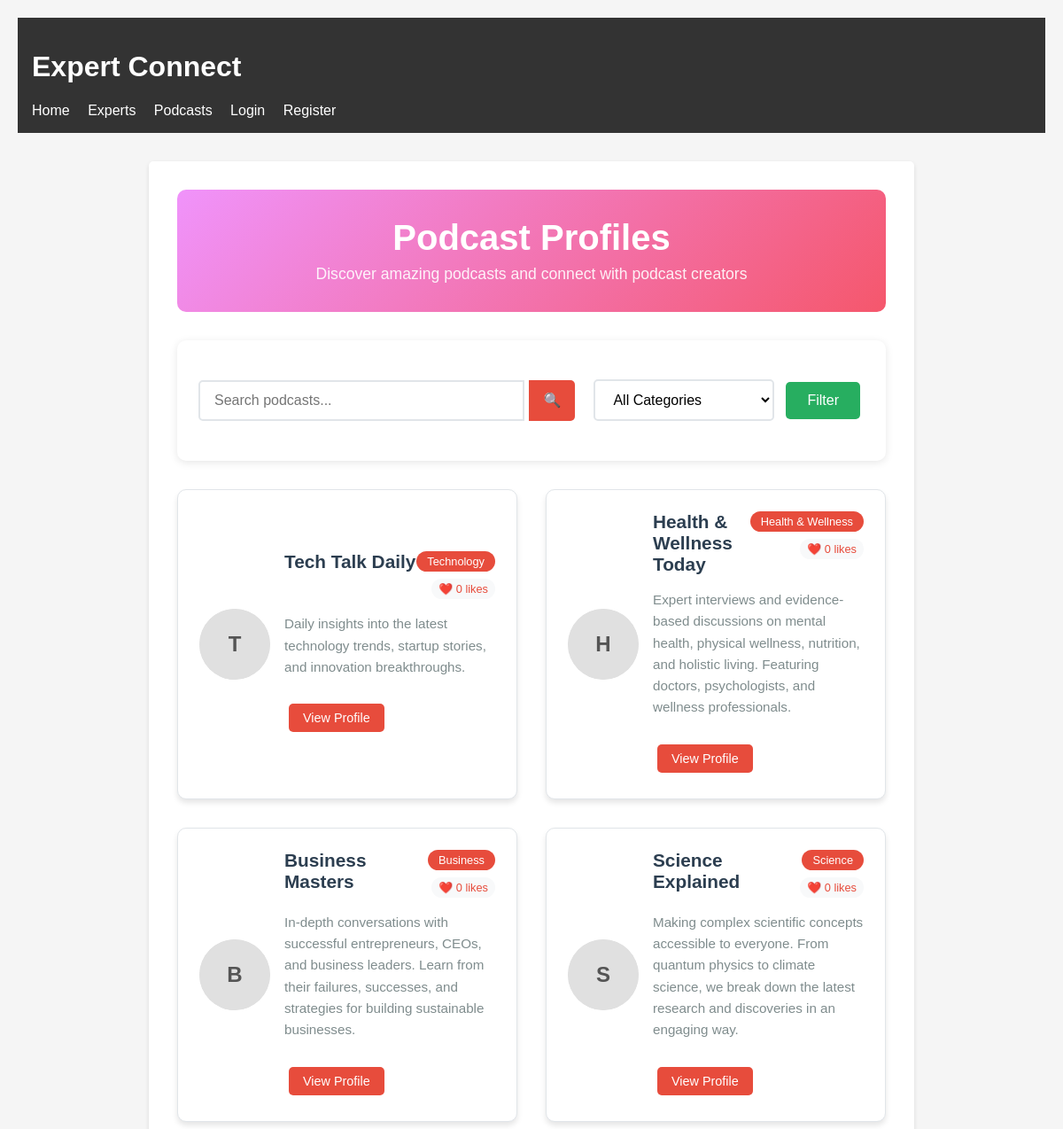
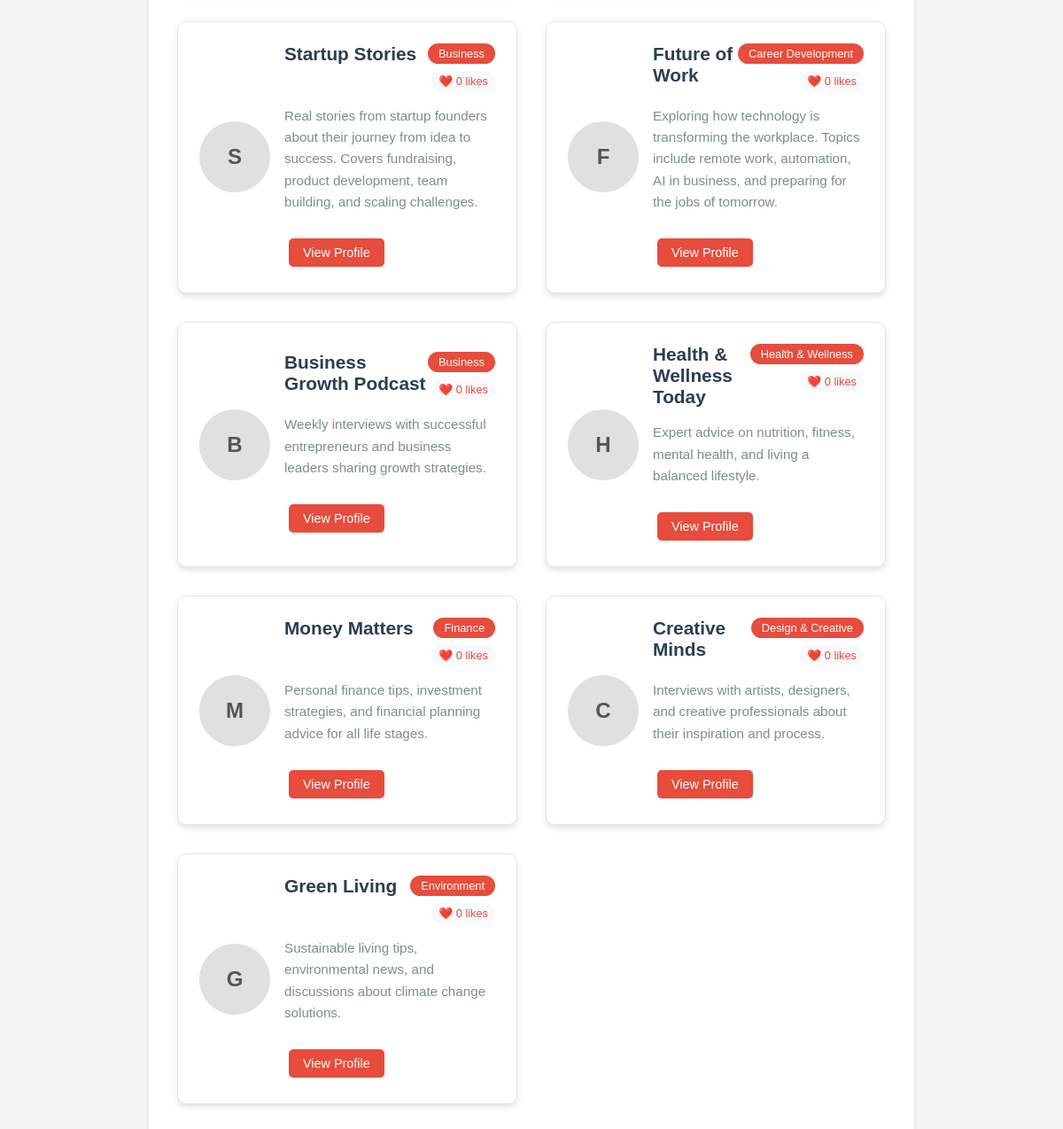
/podcasts/, run on the app's committed database (2 pictures, top to bottom).
### expert_connect/core/models.py (models this page shows, shortened)
class PodcastProfile(models.Model):
    CATEGORY_CHOICES = [
        ('technology', 'Technology'),
        ('business', 'Business'),
        ('health', 'Health & Wellness'),
        ('education', 'Education'),
        ('finance', 'Finance'),
        ('marketing', 'Marketing'),
        ('design', 'Design & Creative'),
        ('science', 'Science'),
        ('environment', 'Environment'),
        ('psychology', 'Psychology'),
        ('legal', 'Legal'),
        ('real_estate', 'Real Estate'),
        ('fitness', 'Fitness & Sports'),
        ('cooking', 'Cooking & Food'),
        ('travel', 'Travel'),
        ('fashion', 'Fashion & Beauty'),
        ('music', 'Music & Arts'),
        ('parenting', 'Parenting'),
        ('career', 'Career Development'),
        ('spirituality', 'Spirituality'),
    ]
    user = models.OneToOneField(User, on_delete=models.CASCADE, primary_key=True)
    name = models.CharField(max_length=255)
    description = models.TextField()
    image = models.ImageField(upload_to='podcast_images/', null=True, blank=True, help_text="Upload your podcast cover image")
    category = models.CharField(max_length=20, choices=CATEGORY_CHOICES, default='technology')
    featured = models.BooleanField(default=False)

### expert_connect/core/views.py (the view)
# urls.py: path("podcasts/", views.podcasts_list, name="podcasts_list"),
def podcasts_list(request):
    podcasts = PodcastProfile.objects.all()
    category = request.GET.get('category', '')
    search_query = request.GET.get('search', '')
    if category:
        podcasts = podcasts.filter(category=category)
    if search_query:
        podcasts = podcasts.filter(
            Q(name__icontains=search_query) |
            Q(description__icontains=search_query)
        )
    content_type = ContentType.objects.get_for_model(PodcastProfile)
    for podcast in podcasts:
        podcast.likes_count = Like.objects.filter(content_type=content_type, object_id=podcast.pk).count()
    categories = PodcastProfile.CATEGORY_CHOICES
    context = {
        "podcasts": podcasts,
        "categories": categories,
        "selected_category": category,
        "search_query": search_query,
    }
    return render(request, "podcasts_list.html", context)

### expert_connect/templates/podcasts_list.html (shortened to what this page needs)
{% extends "base.html" %}
{% block content %}
<div class="podcasts-header">
    <h1>Podcast Profiles</h1>
    <p>Discover amazing podcasts and connect with podcast creators</p>
</div>
<div class="search-filter-section">
    <form method="get" class="search-form">
        <div class="search-input-group">
            <input type="text" name="search" placeholder="Search podcasts..." value="{{ search_query }}" class="search-input">
            <button type="submit" class="search-btn">🔍</button>
        </div>
        <div class="filter-group">
            <select name="category" class="category-select">
                <option value="">All Categories</option>
            </select>
            <button type="submit" class="filter-btn">Filter</button>
        </div>
    </form>
</div>
<div class="podcasts-grid">
    {% for podcast in podcasts %}
    <div class="podcast-card">
        <div class="podcast-image">
            {% if podcast.image %}
                <img src="{{ podcast.image.url }}" alt="{{ podcast.name }}" class="profile-img">
            {% else %}
                <div class="profile-placeholder">
                    <span>{{ podcast.name|first|upper }}</span>
                </div>
            {% endif %}
        </div>
        <div class="podcast-info">
            <div class="podcast-header">
                <h3><a href="{% url 'profile_detail' podcast.user.id %}">{{ podcast.name }}</a></h3>
                <div class="podcast-stats">
                    <span class="category-badge">{{ podcast.get_category_display }}</span>
                    <span class="likes-count">❤️ {{ podcast.likes_count }} likes</span>
                </div>
            </div>
            <p class="podcast-description">{{ podcast.description|truncatewords:30 }}</p>
            <div class="podcast-actions">
                <a href="{% url 'profile_detail' podcast.user.id %}" class="btn btn-primary">View Profile</a>
            </div>
        </div>
    </div>
    {% endfor %}
</div>
{% endblock %}

### expert_connect/templates/base.html (style rules this page uses)
body { font-family: Arial, sans-serif; margin: 0; padding: 20px; background-color: #f5f5f5; }
button, .btn { background-color: #007bff; color: white; border: none; padding: 10px 20px; margin: 5px; border-radius: 3px; cursor: pointer; text-decoration: none; display: inline-block; }
.btn-primary { background-color: #28a745; }
form { margin: 1rem 0; }
input, textarea { width: 100%; padding: 8px; margin: 5px 0; border: 1px solid #ddd; border-radius: 3px; }

### expert_connect/templates/podcasts_list.html (style rules this page uses)
.podcasts-header { text-align: center; margin-bottom: 2rem; padding: 2rem 0; background: linear-gradient(135deg, #f093fb 0%, #f5576c 100%); color: white; border-radius: 10px; }
.podcasts-header h1 { margin: 0 0 0.5rem 0; font-size: 2.5rem; }
.podcasts-header p { margin: 0; font-size: 1.1rem; opacity: 0.9; }
.search-filter-section { background: white; padding: 1.5rem; border-radius: 10px; box-shadow: 0 2px 10px rgba(0, 0, 0, 0.1); margin-bottom: 2rem; }
.search-form { display: flex; gap: 1rem; align-items: center; flex-wrap: wrap; }
.search-input-group { display: flex; flex: 1; min-width: 250px; }
.search-input { flex: 1; padding: 0.75rem 1rem; border: 2px solid #e1e5e9; border-radius: 5px 0 0 5px; font-size: 1rem; outline: none; transition: border-color 0.2s ease; }
.search-btn { padding: 0.75rem 1rem; background: #e74c3c; color: white; border: none; border-radius: 0 5px 5px 0; cursor: pointer; font-size: 1rem; transition: background-color 0.2s ease; }
.filter-group { display: flex; gap: 0.5rem; align-items: center; }
.category-select { padding: 0.75rem 1rem; border: 2px solid #e1e5e9; border-radius: 5px; font-size: 1rem; outline: none; background: white; min-width: 150px; }
.filter-btn { padding: 0.75rem 1.5rem; background: #27ae60; color: white; border: none; border-radius: 5px; cursor: pointer; font-size: 1rem; transition: background-color 0.2s ease; }
.podcasts-grid { display: grid; grid-template-columns: repeat(auto-fill, minmax(350px, 1fr)); gap: 2rem; margin-top: 2rem; }
.podcast-card { background: white; border-radius: 10px; box-shadow: 0 4px 6px rgba(0, 0, 0, 0.1); padding: 1.5rem; transition: transform 0.2s ease, box-shadow 0.2s ease; border: 1px solid #e1e5e9; display: flex; align-items: center; gap: 1rem; }
.podcast-image { width: 80px; height: 80px; border-radius: 50%; overflow: hidden; flex-shrink: 0; background-color: #e0e0e0; display: flex; justify-content: center; align-items: center; }
.profile-placeholder { width: 100%; height: 100%; background-color: #e0e0e0; border-radius: 50%; display: flex; justify-content: center; align-items: center; color: #555; font-size: 1.5rem; font-weight: bold; }
.podcast-info { flex: 1; }
.podcast-header { display: flex; justify-content: space-between; align-items: flex-start; margin-bottom: 1rem; }
.podcast-stats { display: flex; flex-direction: column; gap: 0.5rem; align-items: flex-end; }
.podcast-info h3 { margin: 0; color: #2c3e50; font-size: 1.3rem; flex: 1; }
.podcast-info h3 a { color: inherit; text-decoration: none; }
.category-badge { background: #e74c3c; color: white; padding: 0.25rem 0.75rem; border-radius: 15px; font-size: 0.8rem; font-weight: 500; white-space: nowrap; }
.likes-count { background: #f8f9fa; color: #e74c3c; padding: 0.25rem 0.5rem; border-radius: 12px; font-size: 0.8rem; font-weight: 500; white-space: nowrap; }
.podcast-description { color: #7f8c8d; line-height: 1.6; margin-bottom: 1.5rem; font-size: 0.95rem; }
.podcast-actions { display: flex; gap: 0.5rem; flex-wrap: wrap; }
.btn { padding: 0.5rem 1rem; border-radius: 5px; text-decoration: none; font-size: 0.9rem; transition: all 0.2s ease; border: none; cursor: pointer; display: inline-block; }
.btn-primary { background-color: #e74c3c; color: white; }

### data on the page
PodcastProfile: name|first "T", name "Tech Talk Daily", category "Technology", likes_count "0", description "Daily insights into the latest technology trends, startup stories, and innovation breakthroughs."
PodcastProfile: name|first "H", name "Health & Wellness Today", category "Health & Wellness", likes_count "0", description "Expert interviews and evidence-based discussions on mental health, physical wellness, nutrition, and holistic living. Featuring doctors, psychologists, and wellness professionals."
PodcastProfile: name|first "B", name "Business Masters", category "Business", likes_count "0", description "In-depth conversations with successful entrepreneurs, CEOs, and business leaders. Learn from their failures, successes, and strategies for building sustainable businesses."
PodcastProfile: name|first "S", name "Science Explained", category "Science", likes_count "0", description "Making complex scientific concepts accessible to everyone. From quantum physics to climate science, we break down the latest research and discoveries in an engaging way."
PodcastProfile: name|first "S", name "Startup Stories", category "Business", likes_count "0", description "Real stories from startup founders about their journey from idea to success. Covers fundraising, product development, team building, and scaling challenges."
PodcastProfile: name|first "F", name "Future of Work", category "Career Development", likes_count "0", description "Exploring how technology is transforming the workplace. Topics include remote work, automation, AI in business, and preparing for the jobs of tomorrow."
PodcastProfile: name|first "B", name "Business Growth Podcast", category "Business", likes_count "0", description "Weekly interviews with successful entrepreneurs and business leaders sharing growth strategies."
PodcastProfile: name|first "H", name "Health & Wellness Today", category "Health & Wellness", likes_count "0", description "Expert advice on nutrition, fitness, mental health, and living a balanced lifestyle."
PodcastProfile: name|first "M", name "Money Matters", category "Finance", likes_count "0", description "Personal finance tips, investment strategies, and financial planning advice for all life stages."
PodcastProfile: name|first "C", name "Creative Minds", category "Design & Creative", likes_count "0", description "Interviews with artists, designers, and creative professionals about their inspiration and process."
PodcastProfile: name|first "G", name "Green Living", category "Environment", likes_count "0", description "Sustainable living tips, environmental news, and discussions about climate change solutions."
